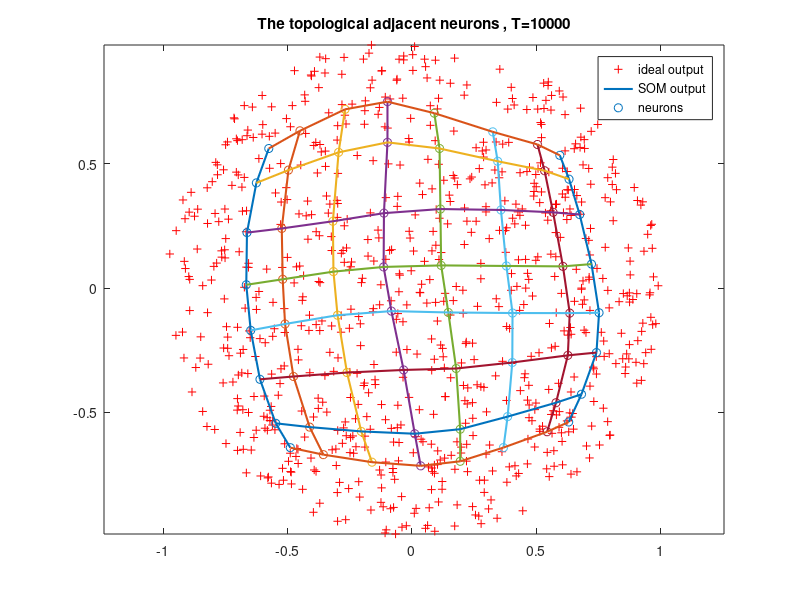

The MATLAB source for this figure:
%init
close all;clear;clc;

X=randn(800,2);
s2=sum(X.^2,2);
trainX=(X.*repmat(1*(gammainc(s2/2,1).^(1/2))./sqrt(s2),1,2))'; %2x800 matrix 

%para
w=rand(2,8,8);%randomly init weigth 64 neurons in output layer
sigma0=sqrt(8^2+8^2)/2;%M=8 N=8
eta0=0.1;
T=10000;%iterations
tau1=T/log(sigma0);
tau2=T;
eta=eta0;
sigma=sigma0;

%algorithm
for n=1:T
    i=randperm(size(trainX,2),1);%randomly select vector x
    %competitive process
    distance=zeros(8,8);
    for row=1:8
        for col=1:8
            distance(row,col)=sqrt((trainX(1,i)-w(1,row,col)).^2+(trainX(2,i)-w(2,row,col)).^2);
        end
    end
    [min_row,min_col]=find(distance==min(min(distance)));
    %adaptation process
    for row=1:8
        for col=1:8
            h=exp(((row-min_row).^2+(col-min_col).^2)/-(2*sigma.^2));
            w(:,row,col)=w(:,row,col)+eta*h*(trainX(:,i)-w(:,row,col));
        end
    end
    %update eta&sigma
    eta=eta0*exp(-n/tau2);
    sigma=sigma0*exp(-n/tau1);
end

%plot
figure(1)
plot(trainX(1,:),trainX(2,:),'+r');hold on;
axis equal;
for i=1:8
    plot(w(1,:,i),w(2,:,i),'LineWidth',1.5);
    scatter(w(1,:,i),w(2,:,i),'o');
    hold on;    
end
for j=1:8
    w_1 = reshape(w(1,j,:),1,8);
    w_2 = reshape(w(2,j,:),1,8);
    plot(w_1,w_2,'LineWidth',1.5);
    hold on; 
end
title(['The topological adjacent neurons , T=',num2str(T)]);
legend('ideal output','SOM output','neurons');